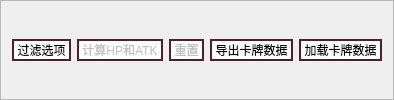
                  <widget class="QFrame" name="frame_15">
                   <property name="styleSheet">
                    <string notr="true">QPushButton{
	border-style: solid;
  	border-width: 2px;
	border-color: rgb(80, 30, 46);
	background-color: rgb(255, 255, 255);
}</string>
                   </property>
                   <property name="frameShape">
                    <enum>QFrame::StyledPanel</enum>
                   </property>
                   <property name="frameShadow">
                    <enum>QFrame::Raised</enum>
                   </property>
                   <layout class="QHBoxLayout" name="horizontalLayout_20">
                    <item alignment="Qt::AlignHCenter|Qt::AlignVCenter">
                     <widget class="QPushButton" name="openFilterBtn">
                      <property name="text">
                       <string> 过滤选项 </string>
                      </property>
                     </widget>
                    </item>
                    <item alignment="Qt::AlignHCenter|Qt::AlignVCenter">
                     <widget class="QPushButton" name="calCardBtn">
                      <property name="enabled">
                       <bool>false</bool>
                      </property>
                      <property name="minimumSize">
                       <size>
                        <width>0</width>
                        <height>0</height>
                       </size>
                      </property>
                      <property name="maximumSize">
                       <size>
                        <width>16777215</width>
                        <height>16777215</height>
                       </size>
                      </property>
                      <property name="text">
                       <string> 计算HP和ATK </string>
                      </property>
                     </widget>
                    </item>
                    <item alignment="Qt::AlignHCenter|Qt::AlignVCenter">
                     <widget class="QPushButton" name="resetCardBtn">
                      <property name="enabled">
                       <bool>false</bool>
                      </property>
                      <property name="minimumSize">
                       <size>
                        <width>0</width>
                        <height>0</height>
                       </size>
                      </property>
                      <property name="maximumSize">
                       <size>
                        <width>16777215</width>
                        <height>16777215</height>
                       </size>
                      </property>
                      <property name="text">
                       <string> 重置 </string>
                      </property>
                     </widget>
                    </item>
                    <item alignment="Qt::AlignHCenter|Qt::AlignVCenter">
                     <widget class="QPushButton" name="exportCardListBtn">
                      <property name="enabled">
                       <bool>true</bool>
                      </property>
                      <property name="sizePolicy">
                       <sizepolicy hsizetype="Minimum" vsizetype="Fixed">
                        <horstretch>0</horstretch>
                        <verstretch>0</verstretch>
                       </sizepolicy>
                      </property>
                      <property name="minimumSize">
                       <size>
                        <width>0</width>
                        <height>0</height>
                       </size>
                      </property>
                      <property name="maximumSize">
                       <size>
                        <width>16777215</width>
                        <height>16777215</height>
                       </size>
                      </property>
                      <property name="text">
                       <string> 导出卡牌数据 </string>
                      </property>
                     </widget>
                    </item>
                    <item alignment="Qt::AlignHCenter|Qt::AlignVCenter">
                     <widget class="QPushButton" name="loadCardListBtn">
                      <property name="text">
                       <string> 加载卡牌数据 </string>
                      </property>
                     </widget>
                    </item>
                   </layout>
                  </widget>
